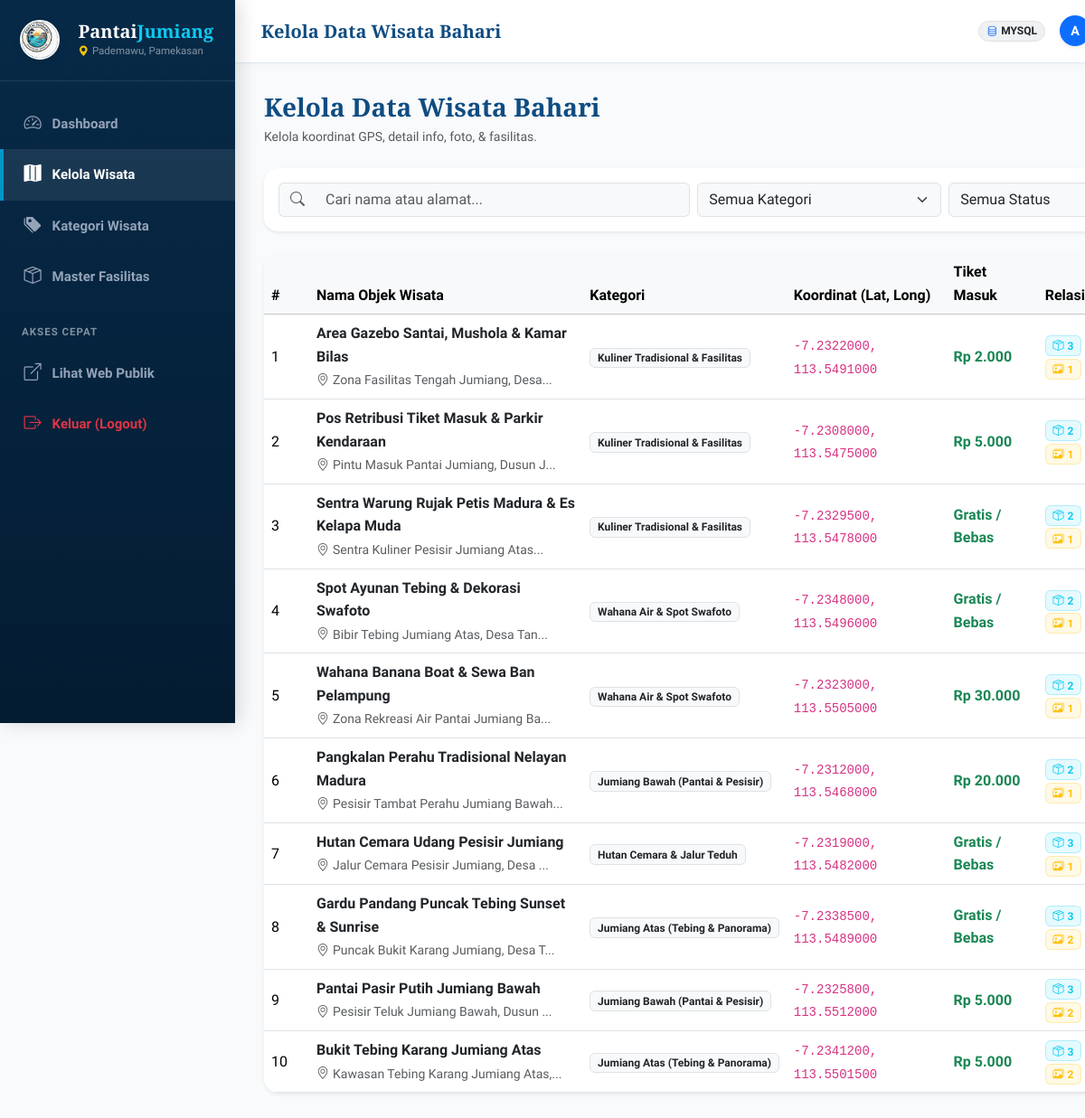
Screenshot of /admin/wisata.php (signed in) with the database file from the repository.
### tables this page shows
CREATE TABLE `wisata` (
  `id_wisata` INT AUTO_INCREMENT PRIMARY KEY,
  `id_kategori` INT NOT NULL,
  `nama_wisata` VARCHAR(150) NOT NULL,
  `deskripsi` TEXT NOT NULL,
  `alamat` TEXT NOT NULL,
  `latitude` DECIMAL(10,7) NOT NULL,
  `longitude` DECIMAL(10,7) NOT NULL,
  `harga_tiket` DECIMAL(12,2) DEFAULT 0.00,
  `jam_operasional` VARCHAR(100) DEFAULT '08:00 - 17:00 WIB',
  `status` ENUM('aktif', 'draft', 'nonaktif') DEFAULT 'aktif',
  `id_user` INT NOT NULL,
  `created_at` DATETIME DEFAULT CURRENT_TIMESTAMP,
  CONSTRAINT `fk_wisata_kategori` FOREIGN KEY (`id_kategori`) REFERENCES `kategori_wisata` (`id_kategori`) ON DELETE RESTRICT ON UPDATE CASCADE,
  CONSTRAINT `fk_wisata_user` FOREIGN KEY (`id_user`) REFERENCES `users` (`id_user`) ON DELETE RESTRICT ON UPDATE CASCADE
);

CREATE TABLE `kategori_wisata` (
  `id_kategori` INT AUTO_INCREMENT PRIMARY KEY,
  `nama_kategori` VARCHAR(100) NOT NULL,
  `deskripsi` TEXT NULL
);

### config/db.php (called while the page is built, shortened)
<?php
function formatRupiah(float|int $amount): string {
    if ($amount <= 0) return 'Gratis / Bebas';
    return 'Rp ' . number_format($amount, 0, ',', '.');
}

### admin/wisata.php (the view, shortened to what this page needs)
<?php
require_once __DIR__ . '/../config/db.php';
$db = getDB();
$search = trim($_GET['search'] ?? '');
$sql = "
    SELECT w.*, k.nama_kategori,
        (SELECT COUNT(*) FROM wisata_fasilitas wf WHERE wf.id_wisata = w.id_wisata) AS total_fasilitas,
        (SELECT COUNT(*) FROM foto_wisata fw WHERE fw.id_wisata = w.id_wisata) AS total_foto
    FROM wisata w
    JOIN kategori_wisata k ON w.id_kategori = k.id_kategori
    WHERE 1=1
";
$params = [];
$sql .= " ORDER BY w.id_wisata DESC";
$stmt = $db->prepare($sql);
$stmt->execute($params);
$wisataList = $stmt->fetchAll();
include __DIR__ . '/../includes/admin_header.php';
?>
<div class="d-flex justify-content-between align-items-sm-center flex-column flex-sm-row mb-3 mb-md-4 gap-2">
    <div>
        <h3 class="font-serif fw-bold text-ocean-primary mb-1 admin-welcome-title">Kelola Data Wisata Bahari</h3>
        <p class="text-muted small mb-0 admin-welcome-sub">Kelola koordinat GPS, detail info, foto, & fasilitas.</p>
    </div>
</div>
<div class="card border-0 shadow-sm rounded-4 p-3 mb-4">
    <form method="GET" action="wisata.php" class="row g-2 align-items-center">
        <div class="col-md-5">
            <div class="input-group">
                <span class="input-group-text bg-light border-end-0"><i class="bi bi-search text-muted"></i></span>
                <input type="text" name="search" class="form-control border-start-0 bg-light"
                       placeholder="Cari nama atau alamat..." value="<?= htmlspecialchars($search) ?>">
            </div>
        </div>
        <div class="col-md-3">
            <select name="kategori" class="form-select bg-light">
                <option value="0">Semua Kategori</option>
            </select>
        </div>
        <div class="col-md-2">
            <select name="status" class="form-select bg-light">
                <option value="">Semua Status</option>
            </select>
        </div>
    </form>
</div>
<div class="card border-0 shadow-sm rounded-4 overflow-hidden mb-4">
    <div class="table-responsive d-none d-md-block">
        <table class="table table-hover align-middle mb-0">
            <thead class="table-light">
                <tr>
                    <th style="width: 50px;">#</th>
                    <th>Nama Objek Wisata</th>
                    <th>Kategori</th>
                    <th>Koordinat (Lat, Long)</th>
                    <th>Tiket Masuk</th>
                    <th>Relasi</th>
                </tr>
            </thead>
            <tbody>
                <?php if (empty($wisataList)): ?>
                    <tr>
                        <td colspan="8" class="text-center py-5 text-muted">
                            <i class="bi bi-inbox fs-2 d-block mb-2 text-muted"></i>
                            Tidak ada data wisata bahari yang ditemukan.
                        </td>
                    </tr>
                <?php else: ?>
                    <?php foreach ($wisataList as $idx => $w): ?>
                        <tr>
                            <td><?= $idx + 1 ?></td>
                            <td>
                                <div class="fw-bold text-dark"><?= htmlspecialchars($w['nama_wisata']) ?></div>
                                <small class="text-muted"><i class="bi bi-geo-alt me-1"></i><?= htmlspecialchars(mb_strimwidth($w['alamat'], 0, 38, '...')) ?></small>
                            </td>
                            <td>
                                <span class="badge bg-light text-dark border"><?= htmlspecialchars($w['nama_kategori']) ?></span>
                            </td>
                            <td>
                                <code><?= $w['latitude'] ?>, <?= $w['longitude'] ?></code>
                            </td>
                            <td>
                                <span class="fw-semibold text-success"><?= formatRupiah((float)$w['harga_tiket']) ?></span>
                            </td>
                            <td>
                                <span class="badge bg-info bg-opacity-10 text-info border border-info border-opacity-25" title="Total Fasilitas Terhubung">
                                    <i class="bi bi-box-seam me-1"></i><?= $w['total_fasilitas'] ?>
                                </span>
                                <span class="badge bg-warning bg-opacity-10 text-warning border border-warning border-opacity-25" title="Total Foto Galeri">
                                    <i class="bi bi-images me-1"></i><?= $w['total_foto'] ?>
                                </span>
                            </td>
                        </tr>
                    <?php endforeach; ?>
                <?php endif; ?>
            </tbody>
        </table>
    </div>
</div>
<?php include __DIR__ . '/../includes/admin_footer.php'; ?>

### assets/css/style.css (style rules this page uses)
:root { --font-main: 'Plus Jakarta Sans', system-ui, -apple-system, sans-serif; --font-serif: 'Playfair Display', Georgia, serif; --ocean-900: #041c32; --ocean-800: #062846; --ocean-700: #0a3d62; --ocean-600: #0f4c81; --ocean-500: #0077b6; --ocean-400: #0096c7; --ocean-300: #48cae4; --ocean-200: #90e0ef; --ocean-100: #ade8f4; --ocean-50: #e0f7fa; --ocean-bg: #f4f9fd; --seafoam: #06d6a0; --coral: #ff6b6b; --sand: #fdfbf7; --gold: #f59e0b; --dark: #0b192c; --text-muted:#64748b; --border-light: rgba(15, 76, 129, 0.12); --glass-bg: rgba(255, 255, 255, 0.82); --glass-border: rgba(255, 255, 255, 0.6); --glass-shadow: 0 10px 30px rgba(4, 28, 50, 0.08); --radius-sm: 8px; --radius-md: 14px; --radius-lg: 20px; --radius-xl: 28px; --transition: all 0.28s cubic-bezier(0.4, 0, 0.2, 1); }
* { box-sizing: border-box; }
body { font-family: var(--font-main); background-color: var(--ocean-bg); color: var(--dark); line-height: 1.6; overflow-x: hidden; }
h1, h2, h3, .font-serif { font-family: var(--font-serif); }
.text-ocean-primary { color: var(--ocean-600) !important; }

### assets/css/admin.css (style rules this page uses)
:root { --admin-sidebar-width: 260px; --admin-header-height: 70px; --admin-primary: #0f4c81; --admin-primary-dark: #072a48; --admin-accent: #0096c7; --admin-bg: #f8fafc; }
html, body.admin-body { background-color: var(--admin-bg); min-height: 100vh; overflow-x: hidden; max-width: 100vw; }

### rows the page displays
wisata: nama_wisata "Area Gazebo Santai, Mushola & Kamar Bilas", alamat "Zona Fasilitas Tengah Jumiang, Desa...", id_kategori.nama_kategori "Kuliner Tradisional & Fasilitas", latitude "-7.2322000", longitude "113.5491000", harga_tiket "Rp 2.000", total_fasilitas "3", total_foto "1"
wisata: nama_wisata "Pos Retribusi Tiket Masuk & Parkir Kendaraan", alamat "Pintu Masuk Pantai Jumiang, Dusun J...", id_kategori.nama_kategori "Kuliner Tradisional & Fasilitas", latitude "-7.2308000", longitude "113.5475000", harga_tiket "Rp 5.000", total_fasilitas "2", total_foto "1"
wisata: nama_wisata "Sentra Warung Rujak Petis Madura & Es Kelapa Muda", alamat "Sentra Kuliner Pesisir Jumiang Atas...", id_kategori.nama_kategori "Kuliner Tradisional & Fasilitas", latitude "-7.2329500", longitude "113.5478000", harga_tiket "Gratis / Bebas", total_fasilitas "2", total_foto "1"
wisata: nama_wisata "Spot Ayunan Tebing & Dekorasi Swafoto", alamat "Bibir Tebing Jumiang Atas, Desa Tan...", id_kategori.nama_kategori "Wahana Air & Spot Swafoto", latitude "-7.2348000", longitude "113.5496000", harga_tiket "Gratis / Bebas", total_fasilitas "2", total_foto "1"
wisata: nama_wisata "Wahana Banana Boat & Sewa Ban Pelampung", alamat "Zona Rekreasi Air Pantai Jumiang Ba...", id_kategori.nama_kategori "Wahana Air & Spot Swafoto", latitude "-7.2323000", longitude "113.5505000", harga_tiket "Rp 30.000", total_fasilitas "2", total_foto "1"
wisata: nama_wisata "Pangkalan Perahu Tradisional Nelayan Madura", alamat "Pesisir Tambat Perahu Jumiang Bawah...", id_kategori.nama_kategori "Jumiang Bawah (Pantai & Pesisir)", latitude "-7.2312000", longitude "113.5468000", harga_tiket "Rp 20.000", total_fasilitas "2", total_foto "1"
wisata: nama_wisata "Hutan Cemara Udang Pesisir Jumiang", alamat "Jalur Cemara Pesisir Jumiang, Desa ...", id_kategori.nama_kategori "Hutan Cemara & Jalur Teduh", latitude "-7.2319000", longitude "113.5482000", harga_tiket "Gratis / Bebas", total_fasilitas "3", total_foto "1"
wisata: nama_wisata "Gardu Pandang Puncak Tebing Sunset & Sunrise", alamat "Puncak Bukit Karang Jumiang, Desa T...", id_kategori.nama_kategori "Jumiang Atas (Tebing & Panorama)", latitude "-7.2338500", longitude "113.5489000", harga_tiket "Gratis / Bebas", total_fasilitas "3", total_foto "2"
wisata: nama_wisata "Pantai Pasir Putih Jumiang Bawah", alamat "Pesisir Teluk Jumiang Bawah, Dusun ...", id_kategori.nama_kategori "Jumiang Bawah (Pantai & Pesisir)", latitude "-7.2325800", longitude "113.5512000", harga_tiket "Rp 5.000", total_fasilitas "3", total_foto "2"
wisata: nama_wisata "Bukit Tebing Karang Jumiang Atas", alamat "Kawasan Tebing Karang Jumiang Atas,...", id_kategori.nama_kategori "Jumiang Atas (Tebing & Panorama)", latitude "-7.2341200", longitude "113.5501500", harga_tiket "Rp 5.000", total_fasilitas "3", total_foto "2"

### other values shown
$pageTitle "Kelola Data Wisata Bahari"
getDBDriver() "MYSQL"
substr($userName, 0, 1) "A"
